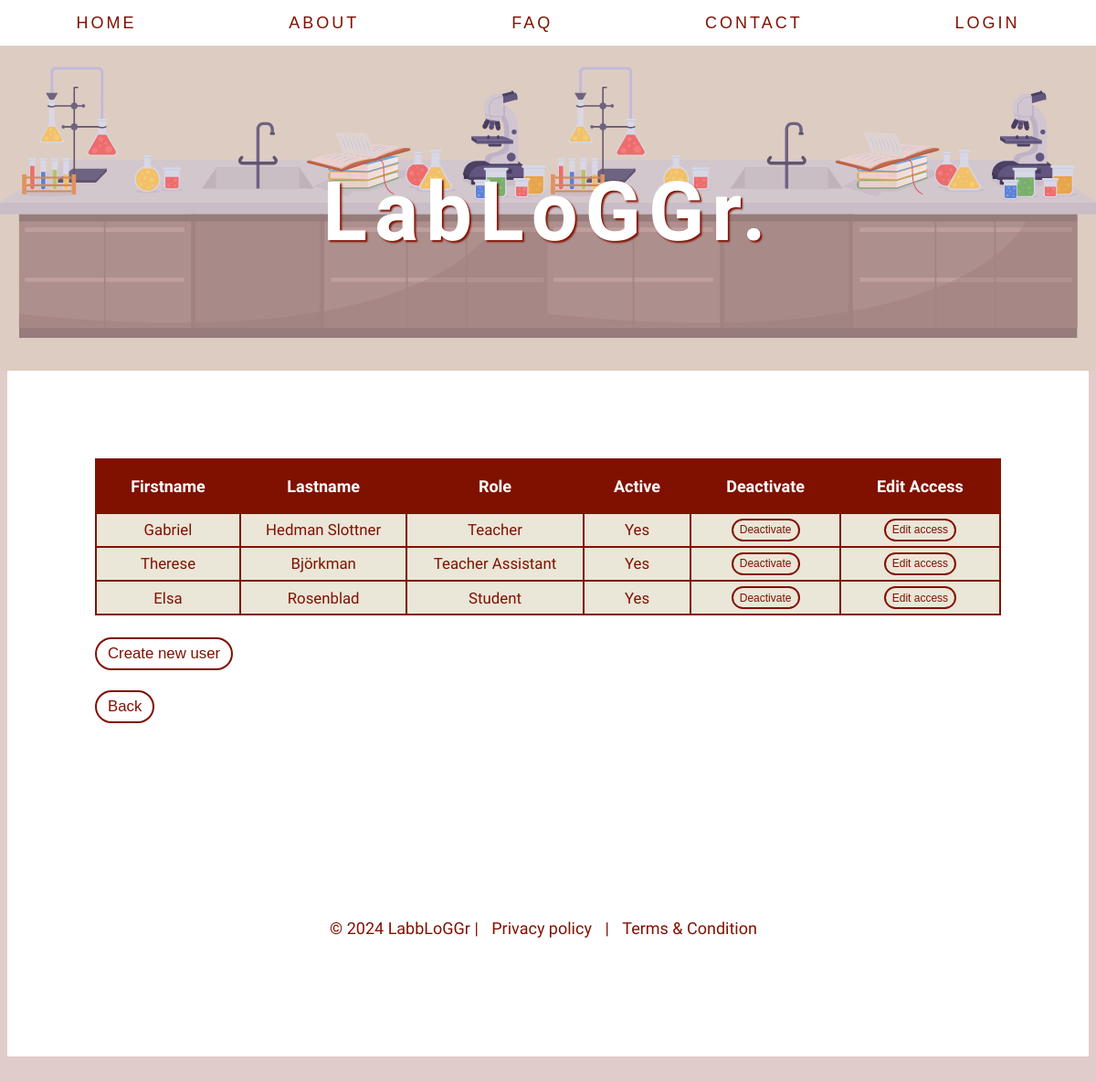
The page /admin/account/manage_users.php on the database as committed earlier.
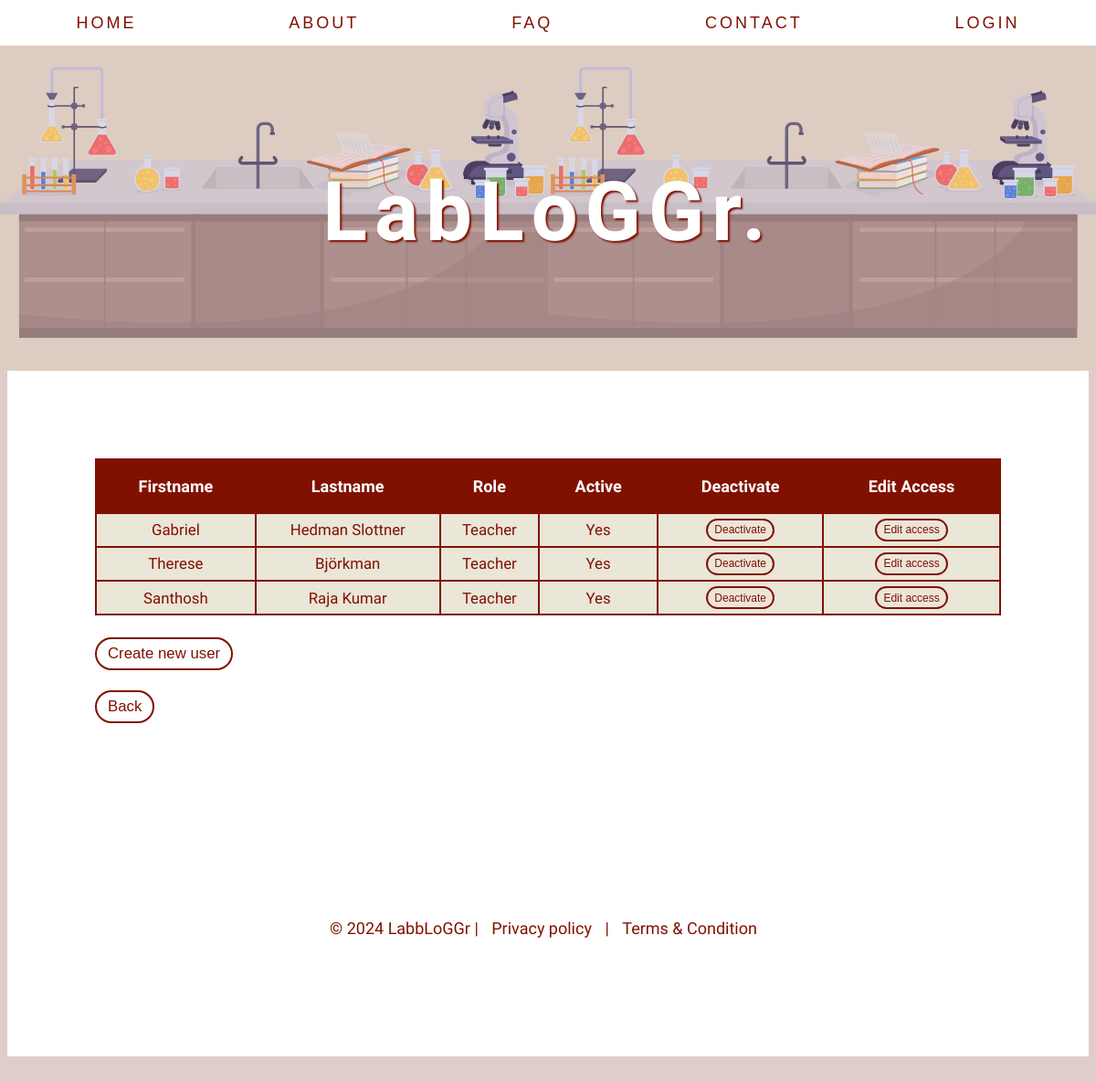
The same page on the database as committed later.
### tables this page shows
CREATE TABLE People (
    ID INT AUTO_INCREMENT PRIMARY KEY,
    FirstName VARCHAR(50),          
    LastName VARCHAR(50),
    Email VARCHAR(50),           
    UserName VARCHAR(50),             
    RoleID INT,
    Salt VARCHAR(50),
    HashCode VARCHAR(100),
    Active BOOLEAN DEFAULT TRUE,
    FOREIGN KEY (RoleID) REFERENCES Roles(ID)
);

CREATE TABLE Roles (
    ID INT AUTO_INCREMENT PRIMARY KEY,
    RoleType VARCHAR(50)
);

### admin/account/manage_users.php (the view, shortened to what this page needs)
<?php
include $_SERVER['DOCUMENT_ROOT'] . '/database/dopen.php';
include $_SERVER['DOCUMENT_ROOT'] . '/styling/header.php';
$sql = "SELECT P.ID, P.Firstname, P.Lastname, P.Active, R.RoleType FROM People P
        INNER JOIN Roles R ON R.ID = P.RoleID
        WHERE R.ID != 1";
$result = $link->query($sql);
if ($result->num_rows > 0) {
    echo '<table><tr><th>Firstname</th><th>Lastname</th><th>Role</th><th>Active</th><th>Deactivate</th><th>Edit Access</th></tr>';
    while($row = $result->fetch_assoc()) {
        $ID = htmlspecialchars($row["ID"]);
        $firstname = htmlspecialchars($row["Firstname"]);
        $lastname = htmlspecialchars($row["Lastname"]);
        $role = htmlspecialchars($row["RoleType"]);
        $active = htmlspecialchars($row["Active"]);
        echo "<tr><td>{$firstname}</td><td>{$lastname}</td><td>{$role}</td>";
        if ($active){
            echo "<td>Yes</td><td>
                    <form action='./backend/deactivate_account.php' method='post' style='display:inline;' class='delete-button-form'>
                        <input type='hidden' name='ID' value='{$ID}'>
                        <button class='button button-small' type='submit'>Deactivate</button>
                    </form>
                </td>";
        }
        echo "<td><form action='./edit_access.php' method='post' style='display:inline;' class='delete-button-form'>
                <input type='hidden' name='ID' value='{$ID}'>
                <button class='button button-small' type='submit'>Edit access</button>
            </form></td></tr>";
    }
    echo '</table>';
}
?>
<form action="./create_account.php" method="GET">
    <button type="submit" class="button button-large">Create new user</button>
</form>
<br><br><button class="button button-large" onclick="window.location.href='/admin/admin_page.php'">Back</button>
<?php
include $_SERVER['DOCUMENT_ROOT'] . '/styling/footer.php';
?>

Rows that differ between the two databases and show on the page:
removed people: FirstName "Elsa", LastName "Rosenblad", RoleID.RoleType "Student"
changed people "Therese": RoleID.RoleType "Teacher Assistant" → "Teacher"
added people: FirstName "Santhosh", LastName "Raja Kumar", RoleID.RoleType "Teacher"
